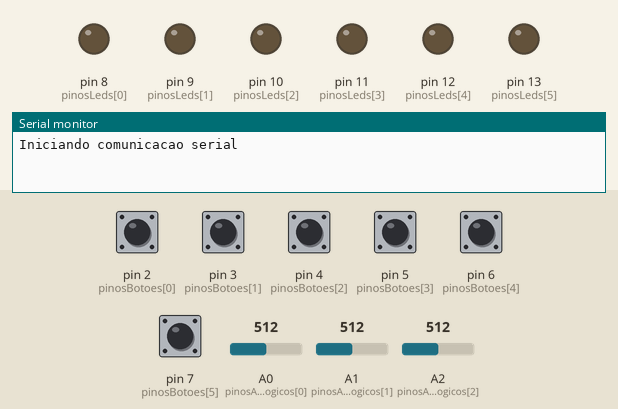
Bench run of a sketch on a simulated Arduino Leonardo, built with avr-gcc and run on an emulated ATmega32U4. On the bench: output pins drawn as LEDs (lit = HIGH), the last lines printed to the serial monitor. Inputs (shaded band) come from the test bench; at power-on: pin 2 (pinosBotoes[0]), pin 3 (pinosBotoes[1]), pin 4 (pinosBotoes[2]), pin 5 (pinosBotoes[3]), pin 6 (pinosBotoes[4]), pin 7 (pinosBotoes[5]) LOW, A0 (pinosAnalogicos[0]) = 512, A1 (pinosAnalogicos[1]) = 512, A2 (pinosAnalogicos[2]) = 512.

Above: at 1.2 s.
1.3 s: pin 2 (pinosBotoes[0]) pulled HIGH for 0.15 s
At 1.38 s:
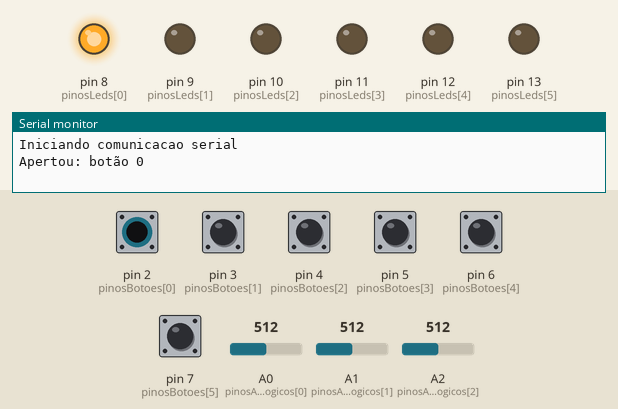
2.9 s: pin 3 (pinosBotoes[1]) pulled HIGH for 0.15 s
At 2.98 s:
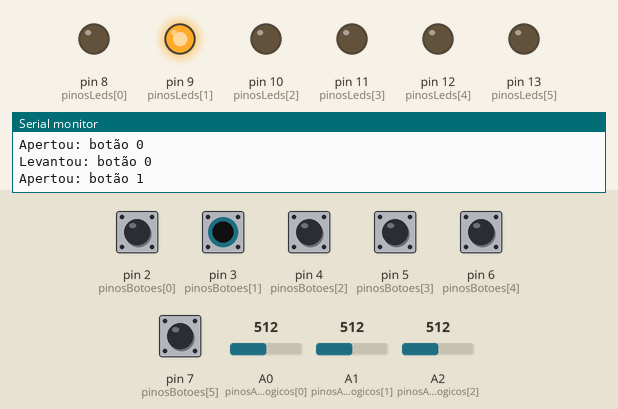
4.5 s: pin 4 (pinosBotoes[2]) pulled HIGH for 0.15 s
At 4.58 s:
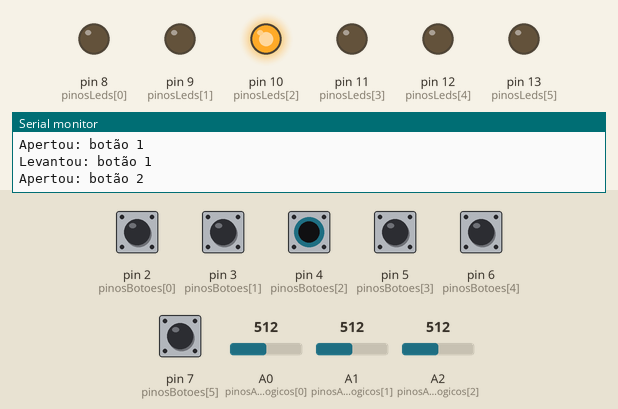
6.1 s: pin 5 (pinosBotoes[3]) pulled HIGH for 0.15 s
At 6.18 s:
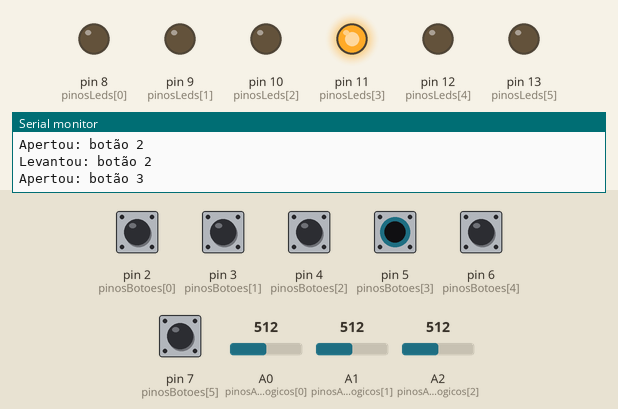
7.7 s: pin 6 (pinosBotoes[4]) pulled HIGH for 0.15 s
At 7.78 s:
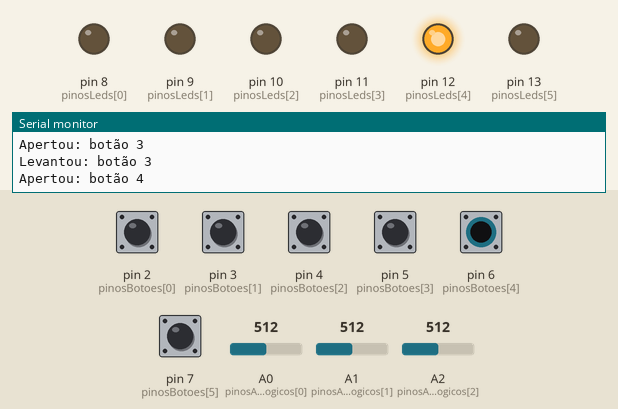
9.3 s: pin 7 (pinosBotoes[5]) pulled HIGH for 0.15 s
At 9.38 s:
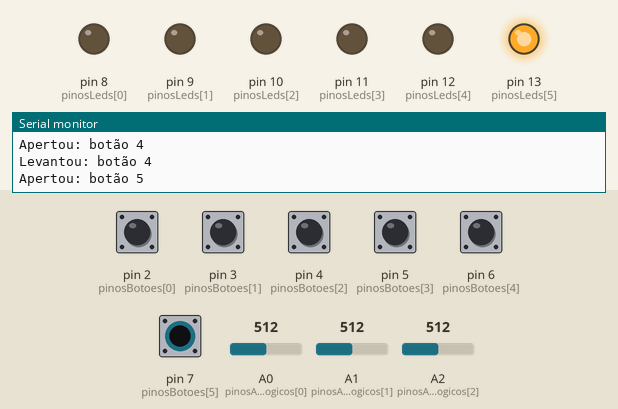
Timing chart, 0 to 11.9 s (numbered marks = the images above; inputs shaded):
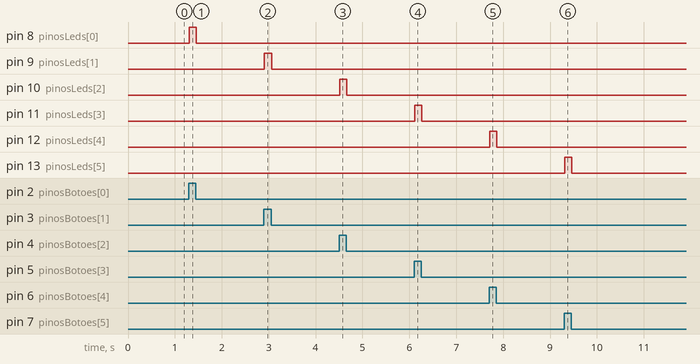

The sketch:

Controllerzinho.ino
```cpp
#include <MIDIUSB.h>
#include <Bounce2.h>

int pinosAnalogicos[3] = {A0, A1, A2};

int pinosBotoes[6] = {2, 3, 4, 5, 6, 7};
int pinosLeds[6] = {8, 9, 10, 11, 12, 13};

int notasMIDI[6] = {40, 41, 42, 36, 37, 38}; //Padrão para Ableton
int ccMIDI[3] = {16, 17, 18};
int MidiChan = 3;

int leituraAnalogicaAtual[3] = {0, 0, 0};
int ultimasLeiturasAnalogicas[3] = {0, 0, 0};
float leituraAnalogicaFiltrada[3] = {0.0, 0.0, 0.0};

Bounce botao1 = Bounce();
Bounce botao2 = Bounce();
Bounce botao3 = Bounce();
Bounce botao4 = Bounce();
Bounce botao5 = Bounce();
Bounce botao6 = Bounce();

Bounce* botoes[6] = {&botao1, &botao2, &botao3, &botao4, &botao5, &botao6};

void setup() {
  for (int i = 0; i < 6; i++) {
    pinMode(pinosBotoes[i], INPUT);
    botoes[i]->attach(pinosBotoes[i]);
    botoes[i]->interval(10);
    pinMode(pinosLeds[i], OUTPUT);
  }
  Serial.begin(115200);
  Serial.println("Iniciando comunicacao serial");
}

void loop() {
  for (int i = 0; i < 3; i++) {
    leituraAnalogicaAtual[i] = analogRead(pinosAnalogicos[i]);
    leituraAnalogicaFiltrada[i] = filtrar(leituraAnalogicaAtual[i], leituraAnalogicaFiltrada[i], 0.9);
    int leituraAnalogicaMapeada = map(leituraAnalogicaFiltrada[i], 0, 1023, 0, 127);
    if (leituraAnalogicaMapeada != ultimasLeiturasAnalogicas[i]) {
      controlChange(MidiChan - 1, ccMIDI[i], leituraAnalogicaMapeada);
    }
    MidiUSB.flush();
    ultimasLeiturasAnalogicas[i] = leituraAnalogicaMapeada;
  }
  for (int i = 0; i < 6; i++) {
    botoes[i]->update();
    int index = i + 1;
    if (botoes[i]->rose()) {
      Serial.print("Apertou: botão ");
      Serial.println(i);
      digitalWrite(pinosLeds[i], HIGH);
      noteOn(MidiChan - 1, notasMIDI[i], 127);   // Channel 3, middle C, normal velocity
      MidiUSB.flush();
    }
    if (botoes[i]->fell()) {
      Serial.print("Levantou: botão ");
      Serial.println(i);
      digitalWrite(pinosLeds[i], LOW);
      noteOff(MidiChan - 1, notasMIDI[i], 0);   // Channel 3, middle C, normal velocity
      MidiUSB.flush();
    }
  }
}

void noteOn(byte channel, byte pitch, byte velocity) {
  midiEventPacket_t noteOn = {0x09, 0x90 | channel, pitch, velocity};
  MidiUSB.sendMIDI(noteOn);
}

void noteOff(byte channel, byte pitch, byte velocity) {
  midiEventPacket_t noteOff = {0x08, 0x80 | channel, pitch, velocity};
  MidiUSB.sendMIDI(noteOff);
}

void controlChange(byte channel, byte control, byte value) {
  midiEventPacket_t event = {0x0B, 0xB0 | channel, control, value};
  MidiUSB.sendMIDI(event);
}

int filtrar(int valEntrada, int valFiltrado, float qtdeDeFiltragem) {
  return ((1 - qtdeDeFiltragem) * valEntrada) + (qtdeDeFiltragem * valFiltrado);
}
```

Measured:
- after the input at 1.3 s, pin 8 (pinosLeds[0]): LOW → HIGH at once, → LOW 0.15 s later
- after the input at 2.9 s, pin 9 (pinosLeds[1]): LOW → HIGH at once, → LOW 0.15 s later
- after the input at 4.5 s, pin 10 (pinosLeds[2]): LOW → HIGH at once, → LOW 0.15 s later
- after the input at 6.1 s, pin 11 (pinosLeds[3]): LOW → HIGH at once, → LOW 0.15 s later
- after the input at 7.7 s, pin 12 (pinosLeds[4]): LOW → HIGH at once, → LOW 0.15 s later
- after the input at 9.3 s, pin 13 (pinosLeds[5]): LOW → HIGH at once, → LOW 0.15 s later
